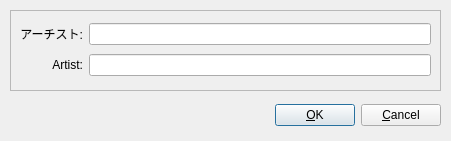
<ui version="4.0" >
 <author></author>
 <comment></comment>
 <exportmacro></exportmacro>
 <class>InsertArtist</class>
 <widget class="QWidget" name="InsertArtist" >
  <property name="geometry" >
   <rect>
    <x>0</x>
    <y>0</y>
    <width>451</width>
    <height>141</height>
   </rect>
  </property>
  <property name="windowTitle" >
   <string>UtopiaPlayer - New Artist</string>
  </property>
  <widget class="QWidget" name="horizontalLayout" >
   <property name="geometry" >
    <rect>
     <x>10</x>
     <y>100</y>
     <width>431</width>
     <height>31</height>
    </rect>
   </property>
   <layout class="QHBoxLayout" >
    <property name="margin" >
     <number>0</number>
    </property>
    <property name="spacing" >
     <number>6</number>
    </property>
    <item>
     <spacer>
      <property name="orientation" >
       <enum>Qt::Horizontal</enum>
      </property>
      <property name="sizeHint" >
       <size>
        <width>40</width>
        <height>20</height>
       </size>
      </property>
     </spacer>
    </item>
    <item>
     <widget class="QPushButton" name="OKButton" >
      <property name="toolTip" >
       <string>Click here to insert the artist record</string>
      </property>
      <property name="text" >
       <string>&amp;OK</string>
      </property>
      <property name="default" >
       <bool>true</bool>
      </property>
     </widget>
    </item>
    <item>
     <widget class="QPushButton" name="CancelButton" >
      <property name="toolTip" >
       <string>Click here to cancel insert operations</string>
      </property>
      <property name="text" >
       <string>&amp;Cancel</string>
      </property>
     </widget>
    </item>
   </layout>
  </widget>
  <widget class="QFrame" name="DataFrame" >
   <property name="geometry" >
    <rect>
     <x>10</x>
     <y>10</y>
     <width>431</width>
     <height>81</height>
    </rect>
   </property>
   <property name="frameShape" >
    <enum>QFrame::StyledPanel</enum>
   </property>
   <property name="frameShadow" >
    <enum>QFrame::Raised</enum>
   </property>
   <widget class="QWidget" name="gridLayout_2" >
    <property name="geometry" >
     <rect>
      <x>10</x>
      <y>10</y>
      <width>411</width>
      <height>61</height>
     </rect>
    </property>
    <layout class="QGridLayout" >
     <property name="margin" >
      <number>0</number>
     </property>
     <property name="spacing" >
      <number>6</number>
     </property>
     <item row="1" column="0" >
      <widget class="QLabel" name="RomajiArtistLabel" >
       <property name="text" >
        <string>Artist:</string>
       </property>
       <property name="alignment" >
        <set>Qt::AlignRight|Qt::AlignTrailing|Qt::AlignVCenter</set>
       </property>
      </widget>
     </item>
     <item row="0" column="0" >
      <widget class="QLabel" name="KanjiArtistLabel" >
       <property name="text" >
        <string>アーチスト:</string>
       </property>
       <property name="alignment" >
        <set>Qt::AlignRight|Qt::AlignTrailing|Qt::AlignVCenter</set>
       </property>
      </widget>
     </item>
     <item row="0" column="1" >
      <widget class="QLineEdit" name="KanjiArtistEdit" >
       <property name="toolTip" >
        <string>The original Japanese version of the artist name</string>
       </property>
      </widget>
     </item>
     <item row="1" column="1" >
      <widget class="QLineEdit" name="RomajiArtistEdit" >
       <property name="toolTip" >
        <string>The rōmaji version of the artist name</string>
       </property>
      </widget>
     </item>
    </layout>
   </widget>
  </widget>
 </widget>
 <pixmapfunction></pixmapfunction>
 <tabstops>
  <tabstop>OKButton</tabstop>
  <tabstop>CancelButton</tabstop>
 </tabstops>
 <resources>
  <include location="UtopiaPlayer.qrc" />
 </resources>
 <connections/>
</ui>
